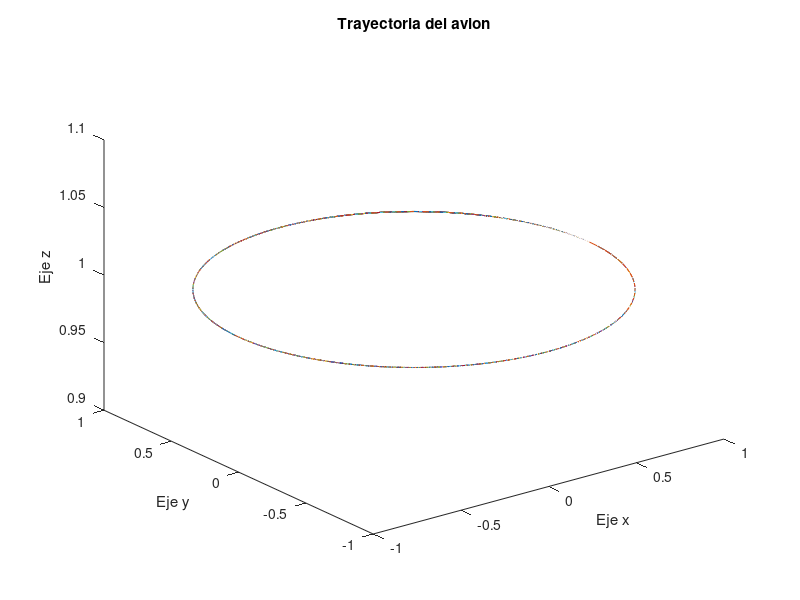
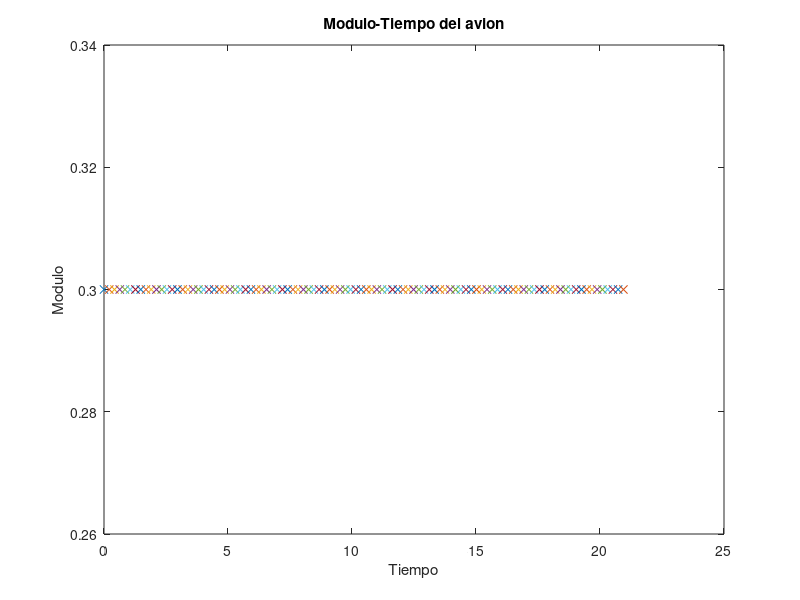
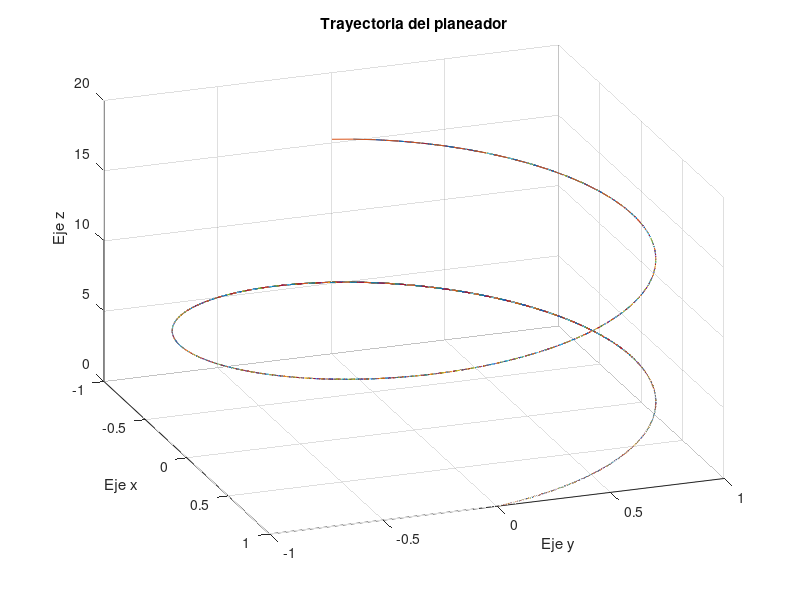
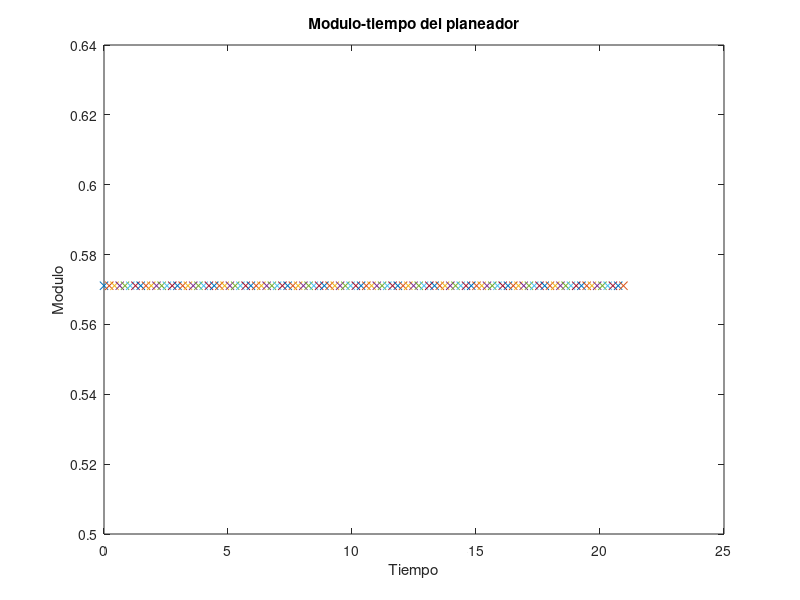

MATLAB code to generate these figures, in order:
clear all
clc

%Avion en vuelo circular horizontal a una altura constante h
%Tomamos w como velocidad angular
%Tomamos R como el radio
%Tomamos h como la altura
%Tomamos t como el tiempo
%Tomamos O como el angulo teta


%Definimos los valores de las distintas variables
figure(1)
h = 1;
R = 1;
w = 0.3;
%O ira desde 0 a 2pi
O = linspace(0,2*pi,100);
i = 1;
while i <=100
    %definimos el tiempo en funcion del angulo teta y la velocidad angular
    %Q = w*t
    t1 = O(i)/w;
    t = linspace(0,t1,100);
    %Las coordenadas x, y, z
    x = R*cos(w*t);
    y = R*sin(w*t);
    z = h *ones(1,100);
    %Grafica 3D
    plot3(x,y,z)
    hold on
    i = i+1;
end
title('Trayectoria del avion')
xlabel('Eje x')
ylabel('Eje y')
zlabel('Eje z')

%buscamos los vectores de la velocidad
%x = R*cos(w*t)
%y = R*sen(w*t)
%z = h
%r(x,y,z)
%Velocidad = V = dr/dt=(dx/dt,dy/dt,dz/dt) = (-w*R*sen(w*t),w*R*cos(w*t),0)
figure(2)
k = 1;
while k<=100
    %V = dr/dt=(dx/dt,dy/dt,dz/dt)
    t = O(k)/w;
    %t = linspace(0,t1,100);
    velocidad_x = (-1)*w*R*sin(w*t);
    velocidad_y = w*R*cos(w*t);
    velocidad_z = 0;
    %el vector de velocidad
    velocidad = [velocidad_x  velocidad_y velocidad_z];
    %modulo de la velocidad
    modulo = norm(velocidad);
    plot(t,modulo,'x')
    hold on
    k = k+1;
end
title('Modulo-Tiempo del avion')
xlabel('Tiempo')
ylabel('Modulo')

%Planeador en vuelo circula en una corriente terminca ascendente de
%pendiente alfa

% tomamos Q = alfa, sera la pendiente
% usaremos h, t, R y w de antes
figure(3)
Q = 45; %Q representa alfa
O1 = linspace(0,3*pi,100);
j = 1;
while j<=100
    %definimos el tiempo en funcion del angulo teta y la velocidad angular
    %Q = w*t
    t1 = O1(j)/w;
    t = linspace(0,t1,100);
    %Las coordenadas x, y, z
    x = R*cos(w*t);
    y = R*sin(w*t);
    z = R*w*t*tan(Q);
    %Grafica 3D
    plot3(x,y,z)
    hold on
    grid on
    j = j +1;
end
view(70,30)
title('Trayectoria del planeador')
xlabel('Eje x')
ylabel('Eje y')
zlabel('Eje z')

%vectores de velocidad
%x = R*cos(w*t)
%y = R*sin(w*t)
%z = R*w*t*tan(Q)
%r=(x,y,z)
% Velocidad = V = dr/dt=(dx/dt,dy/dt,dz/dt) = (-w*R*sen(w*t),w*R*cos(w*t),R*w*tan(Q))
figure(4)
k = 1;
while k<=100
    t = O(k)/w;
    %t = linspace(0,t1,100);
    %V = dr/dt=(dx/dt,dy/dt,dz/dt)
    velocidad_x = (-1)*w*R*sin(w*t);
    velocidad_y = w*R*cos(w*t);
    velocidad_z = R*w*tan(Q);
    %el vector de velocidad
    velocidad = [velocidad_x  velocidad_y velocidad_z];
    %modulo de la velocidad
    modulo = norm(velocidad);
    plot(t,modulo,'x')
    hold on
    k = k+1;
end
title('Modulo-tiempo del planeador')
xlabel('Tiempo')
ylabel('Modulo')
